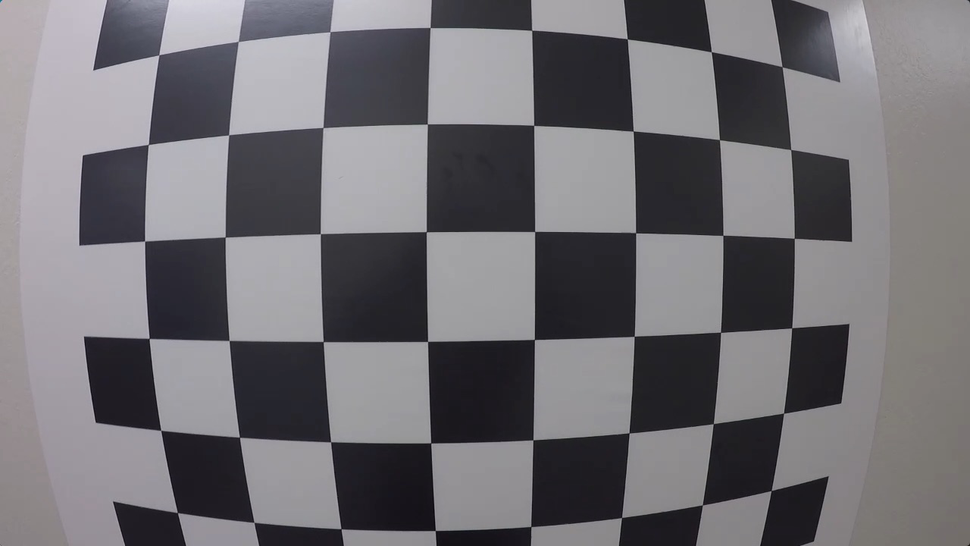
#> input picture Self-Driving-Cars_Udacity/Computer-Vision-Deep-Learning-and-Sensor-Fusion/l6-exercises/calibration_test.png, 970 x 546 px, shrunk from 1280 x 720 before the run
$ jupyter execute l6-camera-calibration.ipynb
#> lines starting #> are read from the running program, lines starting #| are printed output that depends on the picture; after the words box and inside, x2 and y2 are one past the last pixel; in counts of white or black regions, pixels touching at a corner belong together; long printed decimals are rounded
### 10. Finding Corners

[cell 1]
import numpy as np
import cv2
import matplotlib.pyplot as plt
import matplotlib.image as mpimg

[cell 2]
# Number of inside corners in x, y
nx = 8
ny = 6

fname = 'calibration_test.png'
img = cv2.imread(fname)
#> img is the input picture: shape (546, 970, 3); mean B, G, R 115.4, 110.9, 112.9
print(img.shape)
#| (546, 970, 3)
gray = cv2.cvtColor(img, cv2.COLOR_BGR2GRAY)
print(gray.shape)
#| (546, 970)

# Find the chessboard corners
ret, corners = cv2.findChessboardCorners(gray, (nx, ny), None)
#> ret = True; corners = 48 rows, first 8: [158.8, 54.89], [236, 43], [330, 31.7], [430.2, 27.51], [531.7, 30.32], [627.2, 38.84], [711.3, 51.7], [782.1, 66.7]

# If found, draw corners
if ret == True:
    cv2.drawChessboardCorners(img, (nx, ny), corners, ret)
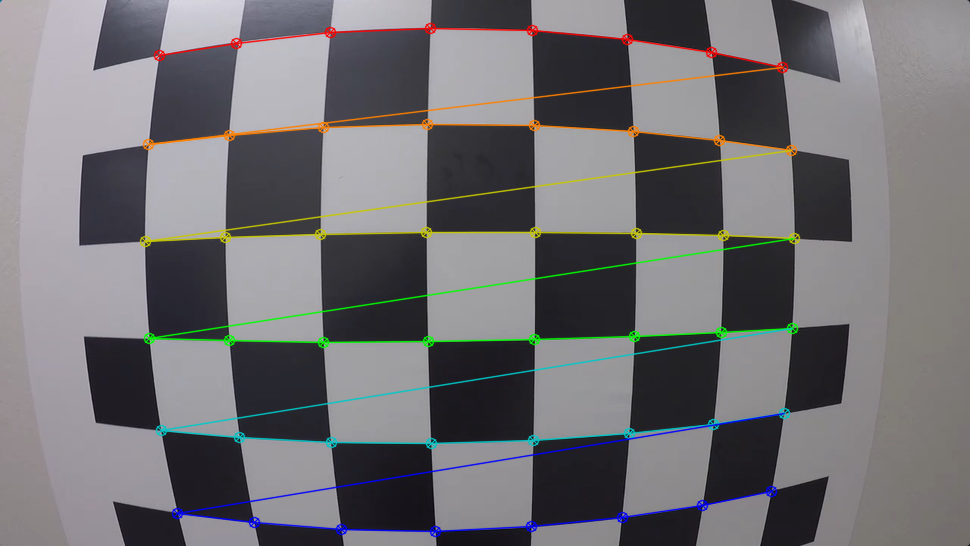
#> img: shape (546, 970, 3); 4.57% of pixels changed, all inside (x1, y1, x2, y2) = (139, 22, 801, 538)
    plt.imshow(img)

Keep in mind that "corners" are only points where two black and two white squares intersect, in other words, only count inside corners, not outside corners.

[cell 3]
img.shape[:2][::-1]
#> Out = (970, 546)

[cell 4]
print(corners.shape)
#| (48, 1, 2)
print(corners[:8])
#| [[[158.771   54.887]]
#|  [[236.        43.      ]]
#|  [[330.046   31.701]]
#|  [[430.171   27.506]]
#|  [[531.665   30.323 ]]
#|  [[627.2481    38.839 ]]
#|  [[711.252   51.698]]
#|  [[782.0592    66.700 ]]]

### 18. Undistort and Transform

[cell 5]
import pickle

[cell 6]
# Read in the saved camera matrix and distortion coefficients
# These are the arrays you calculated using cv2.calibrateCamera()
dist_pickle = pickle.load(open('wide_dist_pickle.p', 'rb'))
#> (reads Self-Driving-Cars_Udacity/Computer-Vision-Deep-Learning-and-Sensor-Fusion/l6-exercises/wide_dist_pickle.p from the repository)
mtx = dist_pickle['mtx']
dist = dist_pickle['dist']

# Read in an image
img = cv2.imread('test_image2.png')
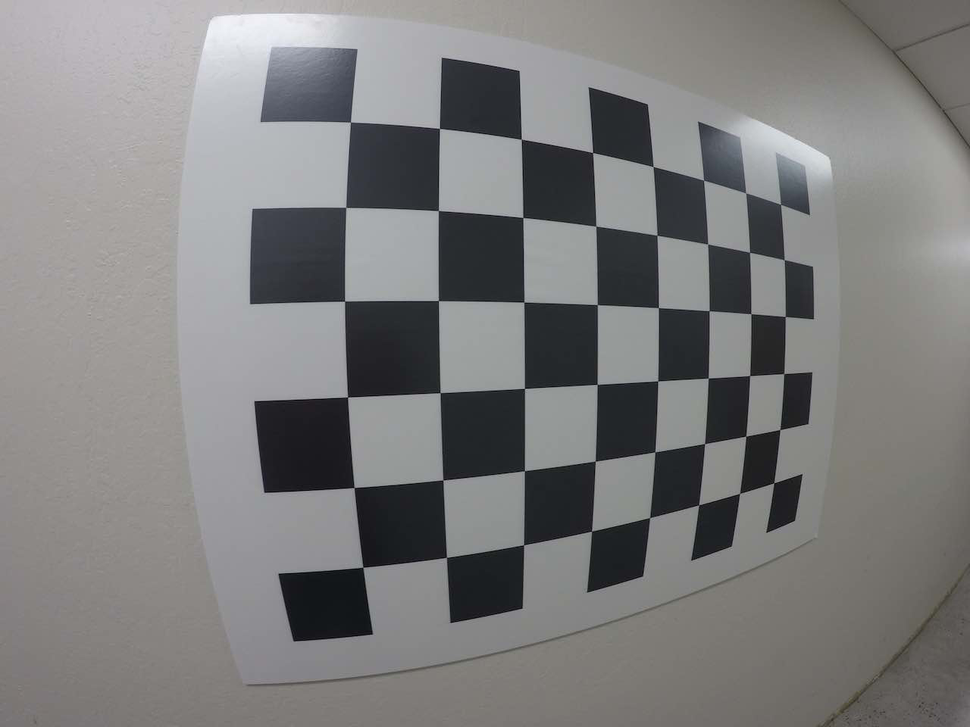
#> input picture Self-Driving-Cars_Udacity/Computer-Vision-Deep-Learning-and-Sensor-Fusion/l6-exercises/test_image2.png, 970 x 727 px, shrunk from 1280 x 960 before the run
#> img is the input picture: shape (727, 970, 3); mean B, G, R 124.9, 125, 125.3
nx = 8
ny = 6

[cell 7]
# MODIFY THIS FUNCTION TO GENERATE OUTPUT
# THAT LOOKS LIKE THE IMAGE ABOVE
def corners_unwarp(img, nx, ny, mtx, dist):
    # Pass in your image into this function
    # Write code to do the following steps
    # 1) Undistort using mtx and dist
#> called with nx = 8, ny = 6, mtx = array of shape (3, 3), dist = array of shape (1, 5)
    undist = cv2.undistort(img, mtx, dist, None, mtx)
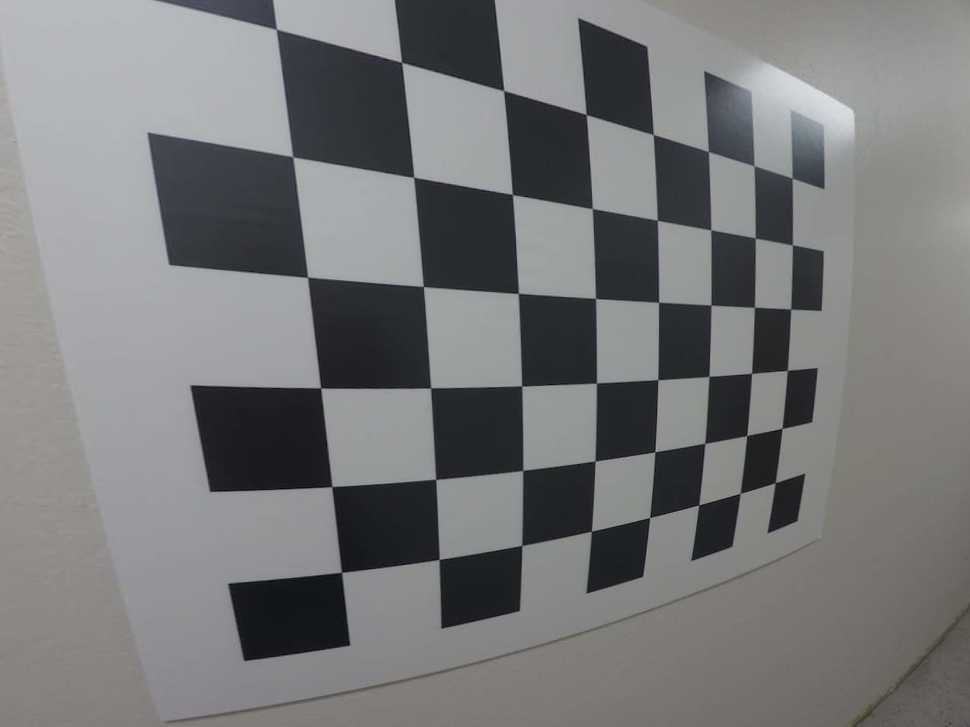
#> undist: shape (727, 970, 3); mean B, G, R 120.7, 119.9, 119.1
    # 2) Convert to grayscale
    undist_gray = cv2.cvtColor(undist, cv2.COLOR_BGR2GRAY)
    # 3) Find the chessboard corners
    ret, corners = cv2.findChessboardCorners(undist_gray, (nx, ny), None)
#> ret = True; corners = 48 rows, first 8: [279, 31], [402.6, 63.4], [503.8, 90.35], [585.8, 114.2], [653.2, 134.5], [708.2, 151.4], [753.7, 166.3], [792.1, 178]
    # 4) If corners found:
    if ret == True:
            # a) draw corners
            cv2.drawChessboardCorners(undist, (nx, ny), corners, ret)
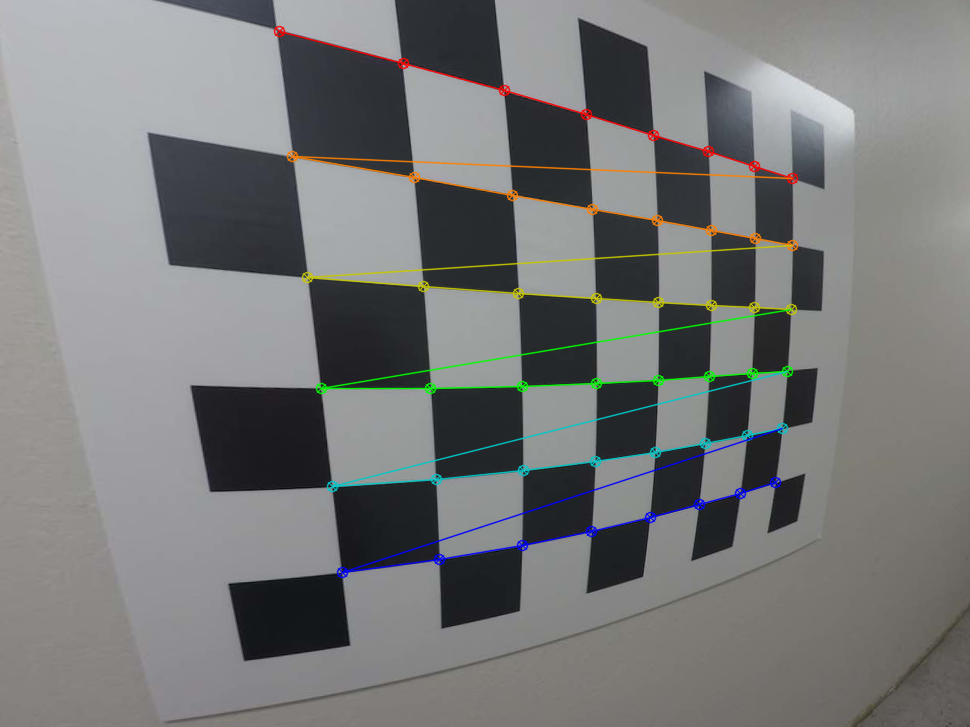
#> undist: shape (727, 970, 3); 2.76% of pixels changed, all inside (x1, y1, x2, y2) = (273, 25, 799, 579)
            # b) define 4 source points src = np.float32([[,],[,],[,],[,]])
                 #Note: you could pick any four of the detected corners
                 # as long as those four corners define a rectangle
                 #One especially smart way to do this would be to use four well-chosen
                 # corners that were automatically detected during the undistortion steps
                 #We recommend using the automatic detection of corners in your code
            # Select the upper-left block.
            src = np.array([corners[0], corners[2], corners[nx+2], corners[nx]])
#> src = [[279, 31], [503.8, 90.35], [512.4, 194.5], [292, 156.2]]
            # c) define 4 destination points dst = np.float32([[,],[,],[,],[,]])
            # define length of each block and the coordinate of upper-left corner of the first block.
            block_length = 150
            x0 = 100
            y0 = 100
            # select only one block is not enough, selected 2 blocks.
            dst = np.float32([[x0, y0], [x0+2*block_length, y0],
                              [x0+2*block_length, y0+block_length], [x0, y0+block_length]])
            # d) use cv2.getPerspectiveTransform() to get M, the transform matrix
            M = cv2.getPerspectiveTransform(src, dst)
#> M = [[0.893, -0.101, -162.9], [-0.327, 1.01, 143.2], [-0.000602, -2.09e-05, 1]]
            # e) use cv2.warpPerspective() to warp your image to a top-down view
            img_size = (img.shape[1], img.shape[0])
#> img_size = (970, 727)
            warped = cv2.warpPerspective(undist, M, img_size, flags=cv2.INTER_LINEAR)
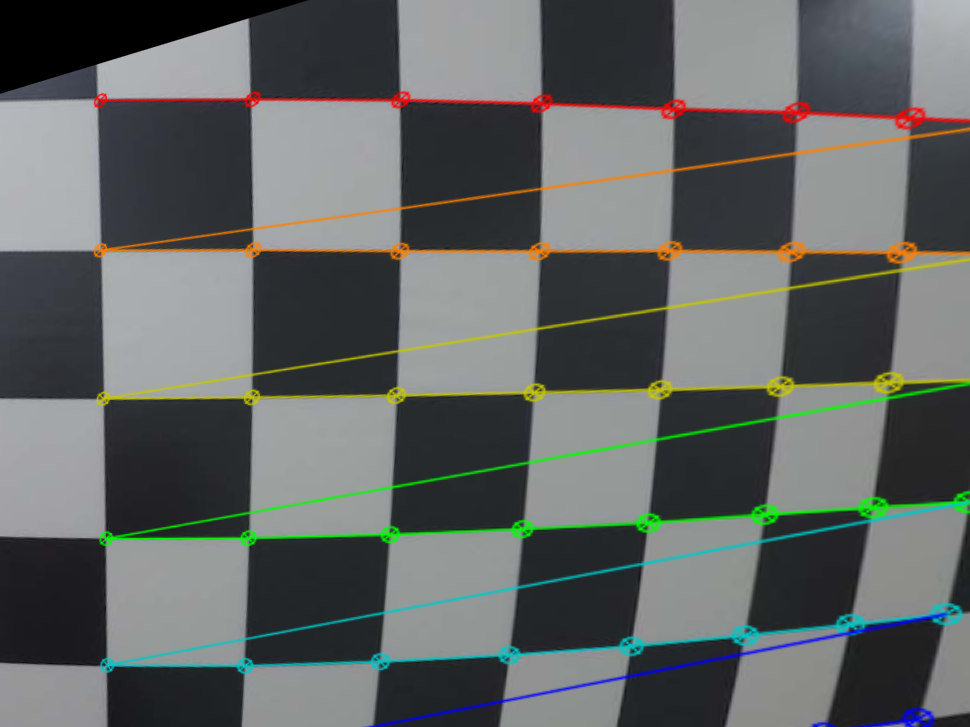
#> warped: shape (727, 970, 3); mean B, G, R 99.6, 100.9, 96.8
    return warped, M

[cell 8]
top_down, perspective_M = corners_unwarp(img, nx, ny, mtx, dist)
#> perspective_M has the same summary as M in corners_unwarp
f, (ax1, ax2) = plt.subplots(1, 2, figsize=(24, 9))
f.tight_layout()
ax1.imshow(img)
ax1.set_title('Original Image', fontsize=50)
ax2.imshow(top_down)
ax2.set_title('Undistorted and Warped Image', fontsize=50)
plt.subplots_adjust(left=0., right=1, top=0.9, bottom=0.)
#> figure, not shown here; B, G, R data is drawn as R, G, B
